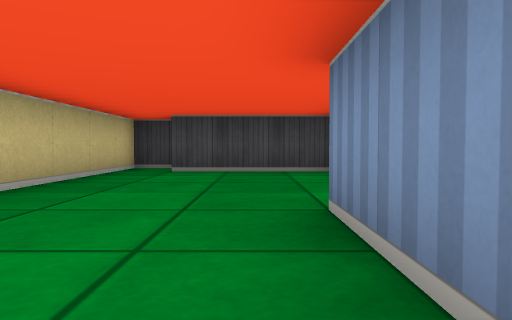
view 1 (above)

18 first-person views from a walk through a cub3D ray-caster map. The camera is about half as high as the walls, tilts 2° down and sees 70° across. The floor is counted in squares. Each view is taken from the middle of a square. On the plan, view 1 faces up. The plan holds only what a view shows up to about 9 squares ahead; the rest is blank. The place goes on beyond the plan.

view 2
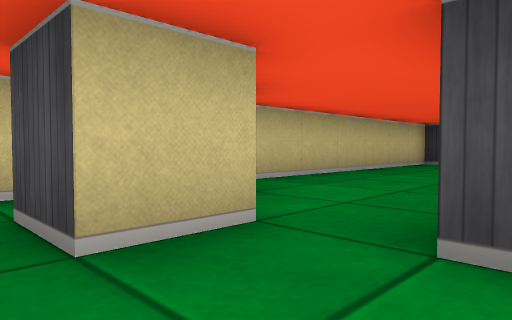

view 3
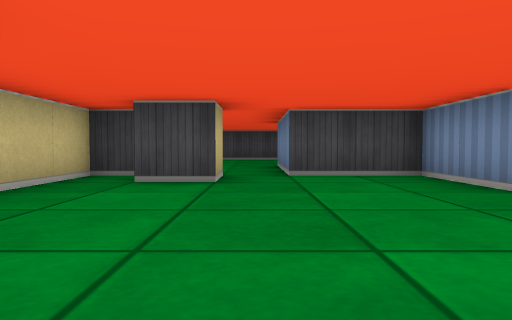

view 4
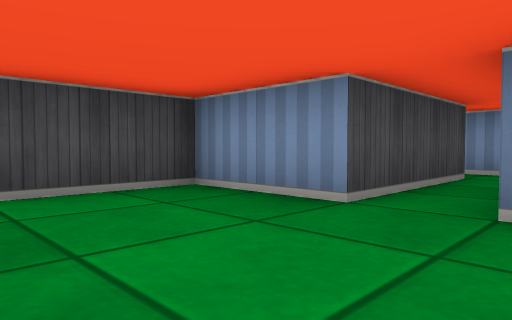

view 5
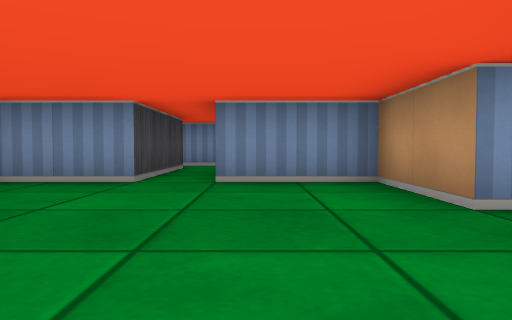

view 6
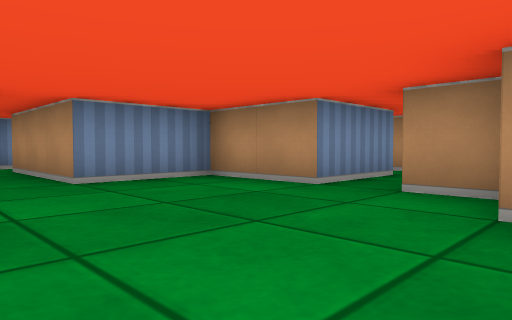

view 7
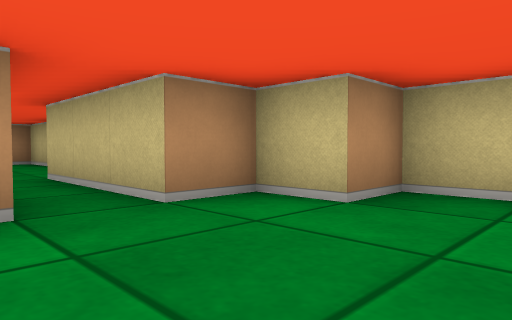

view 8
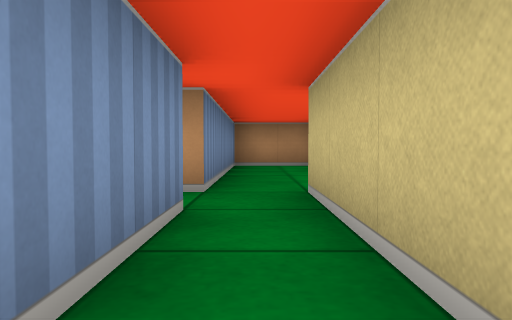

view 9
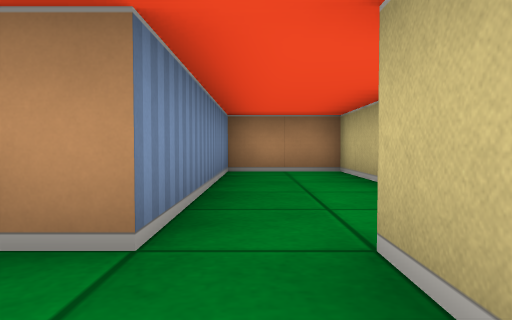

view 10
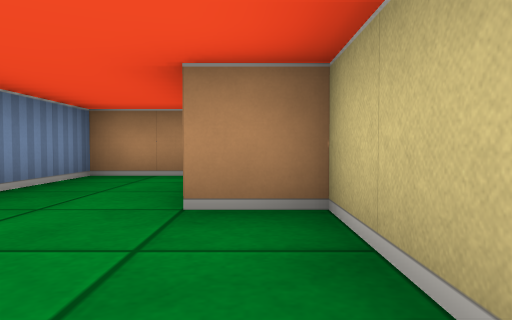

view 11
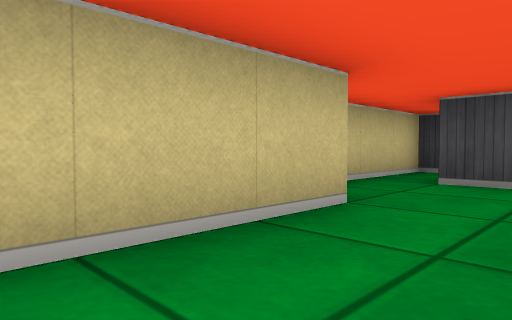

view 12
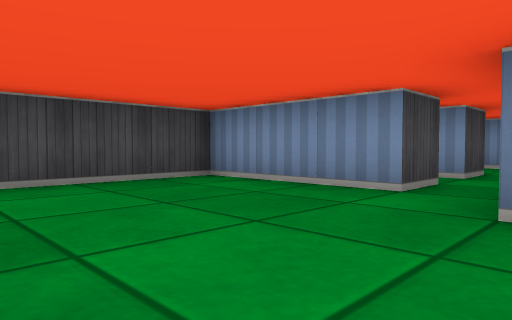

view 13
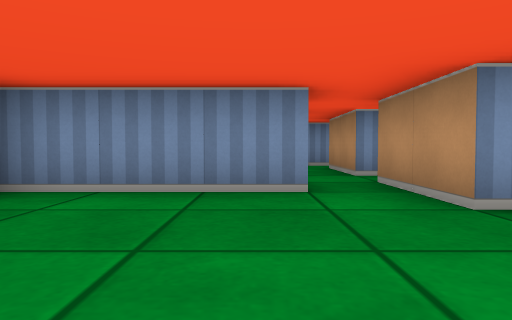

view 14
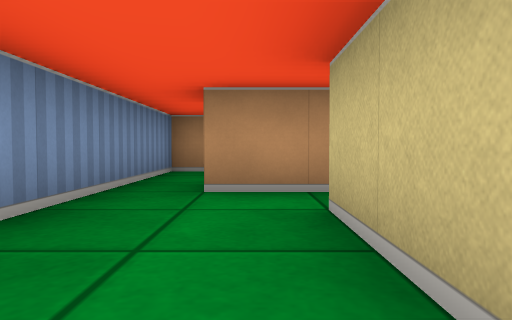

view 15
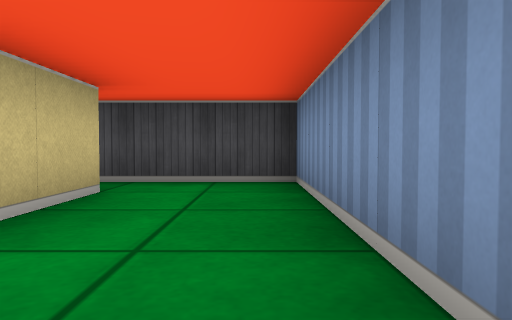

view 16
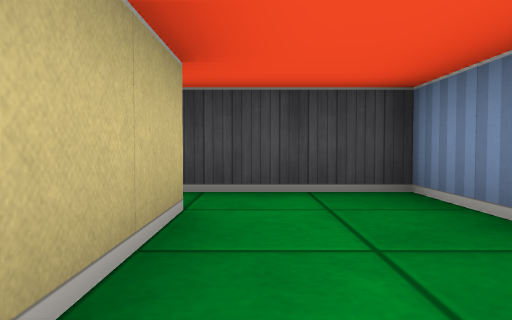

view 17
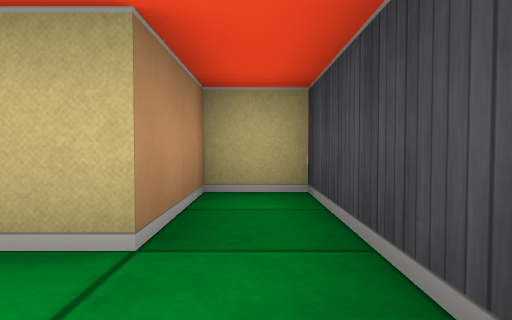

view 18
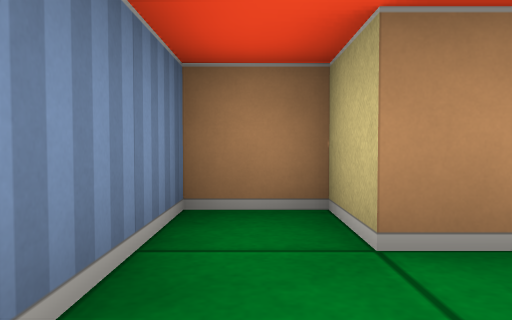

### Floor plan
Points are (right, up) in squares from view 1. A wall is a line through its corners. A room is listed if a view was taken in it or the views show most of it. See-through windows are left out.
Room 1 (views 1, 2, 4, 5, 6, 7, 8)
walls: (0.5, -5.5) (2.5, -5.5) (2.5, -3.5) (5.5, -3.5); (-0.5, -0.5) (-0.5, -1.5) (-1.5, -1.5); (-1.8, -0.5) (-2.5, -0.5) (-2.5, -4.5) (-1.5, -4.5) (-1.5, -5.5) (-0.5, -5.5); (5.6, -2.5) (2.5, -2.5) (2.5, -0.5) (0.5, -0.5) (0.5, 0.5); (6.5, -3.8) (6.5, -2.1)
ways out: opening at (0, -6.5) to room 2; opening at (0, 0) to room 3; opening at (6, -3)
Room 2 (views 3, 9, 10, 11)
walls: (0.5, -7.6) (0.5, -5.5); (-2.5, -6.5) (-2.5, -10.5) (-1.5, -10.5) (-1.5, -13.5) (0.5, -13.5) (0.5, -8.5) (1.1, -8.5); (-0.5, -5.5) (-0.5, -8.5) (-1.5, -8.5)
ways out: opening at (0, -6.5) to room 1; opening at (1, -8)
Room 3 (views 12, 13)
walls: (-1.6, 7.5) (-2.5, 7.5) (-2.5, 1.5); (2.6, 3.5) (1.5, 3.5) (1.5, 6.5) (-1.5, 6.5); (0.5, 0.5) (0.5, 2.5) (2.5, 2.5)
ways out: opening at (0, 0) to room 1; opening at (2, 3) to room 6
Room 4 (views 14, 17)
walls: (6.5, 3.5) (6.5, 6.5) (2.5, 6.5) (2.5, 5.5) (4.5, 5.5) (4.5, 3.5)
ways out: opening at (5.5, 4.5) to room 5
Room 5 (views 15, 16, 18)
walls: (4.5, 2.5) (5.5, 2.5); (6.5, 1.5) (6.5, 3.5)
ways out: opening at (5.5, 4.5) to room 4; opening at (4, 3) to room 6; opening at (6, 2) to room 7
Room 6 (no view inside)
walls: (3.5, 2.5) (4.5, 2.5); (4.5, 3.5) (3.5, 3.5) (3.5, 3.9)
ways out: opening at (2, 3) to room 3; opening at (4, 3) to room 5; opening at (3, 2)
Room 7 (no view inside)
walls: (5.5, 0.5) (5.5, -0.5) (6.5, -0.5) (6.5, 1.5)
ways out: opening at (6, 2) to room 5; opening at (4.5, 1)

Positions as (right, up) in squares from view 1, and headings:
1: (0, 0), facing up
2: (1, -2), facing up-left
3: (0, -6), facing up
4: (0, -4), facing up-right
5: (-2, -4), facing right
6: (-2, -2), facing down-right
7: (1, -3), facing down-left
8: (0, -5), facing down
9: (0, -7), facing down
10: (-2, -8), facing down
11: (0, -13), facing up-left
12: (-2, 2), facing up-right
13: (-2, 4), facing right
14: (5, 6), facing down
15: (6, 2), facing up
16: (5, 3), facing up
17: (6, 6), facing left
18: (6, 2), facing down
